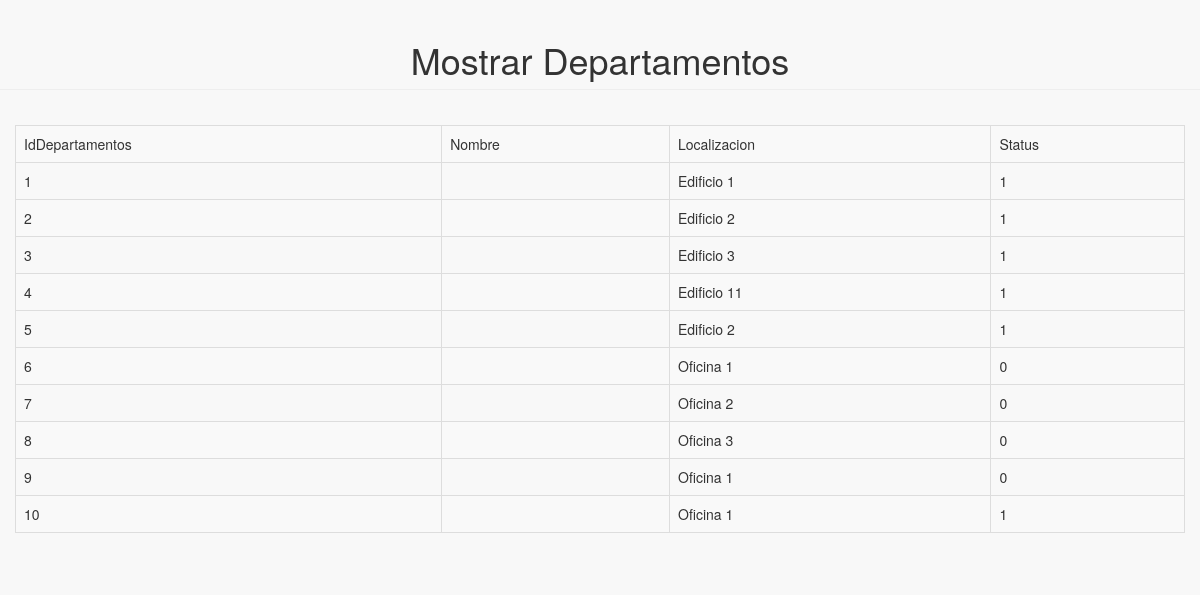
The app's page /MostrarRHDepartamentos.php with its own data.
### tables this page shows
CREATE TABLE `rhdepartamentos` (
  `IdDepartamentos` int(3) NOT NULL,
  `Nombre` varchar(20) NOT NULL,
  `Localizacion` varchar(15) NOT NULL,
  `Status` tinyint(1) NOT NULL
);

### MostrarRHDepartamentos.php (the view, shortened to what this page needs)
<?php require_once('Connections/localhost.php'); ?>
<?php
$maxRows_R18 = 10;
$pageNum_R18 = 0;
$startRow_R18 = $pageNum_R18 * $maxRows_R18;
$query_R18 = "SELECT * FROM rhdepartamentos";
$query_limit_R18 = sprintf("%s LIMIT %d, %d", $query_R18, $startRow_R18, $maxRows_R18);
$R18 = mysql_query($query_limit_R18, $localhost) or die(mysql_error());
$row_R18 = mysql_fetch_assoc($R18);
?><!DOCTYPE html PUBLIC "-//W3C//DTD XHTML 1.0 Transitional//EN" "http://www.w3.org/TR/xhtml1/DTD/xhtml1-transitional.dtd">
<html xmlns="http://www.w3.org/1999/xhtml">
<head>
    <link href="vendor/bootstrap/css/bootstrap.min.css" rel="stylesheet">
    <link href="vendor/metisMenu/metisMenu.min.css" rel="stylesheet">
    <link href="dist/css/sb-admin-2.css" rel="stylesheet">
    <link href="vendor/font-awesome/css/font-awesome.min.css" rel="stylesheet" type="text/css">
</head>
<body>
<div align="center">
                    <h1 class="page-header">Mostrar Departamentos</h1>
</div>
<div align="center" class="panel-body">
<div  class="table-responsive">
<form id="form1" name="form1" method="post" action="">
  <table border="1" class="table table-striped table-bordered table-hover">
    <tr>
      <td>IdDepartamentos</td>
      <td>Nombre</td>
      <td>Localizacion</td>
      <td>Status</td>
    </tr>
    <?php do { ?>
      <tr>
        <td><?php echo $row_R18['IdDepartamentos']; ?></td>
        <td><?php echo $row_R18['Nombre']; ?></td>
        <td><?php echo $row_R18['Localizacion']; ?></td>
        <td><?php echo $row_R18['Status']; ?></td>
      </tr>
      <?php } while ($row_R18 = mysql_fetch_assoc($R18)); ?>
  </table>
</form>
</body>
</html>

### records on screen
rhdepartamentos: IdDepartamentos "1", Localizacion "Edificio 1", Status "1"
rhdepartamentos: IdDepartamentos "2", Localizacion "Edificio 2", Status "1"
rhdepartamentos: IdDepartamentos "3", Localizacion "Edificio 3", Status "1"
rhdepartamentos: IdDepartamentos "4", Localizacion "Edificio 11", Status "1"
rhdepartamentos: IdDepartamentos "5", Localizacion "Edificio 2", Status "1"
rhdepartamentos: IdDepartamentos "6", Localizacion "Oficina 1", Status "0"
rhdepartamentos: IdDepartamentos "7", Localizacion "Oficina 2", Status "0"
rhdepartamentos: IdDepartamentos "8", Localizacion "Oficina 3", Status "0"
rhdepartamentos: IdDepartamentos "9", Localizacion "Oficina 1", Status "0"
rhdepartamentos: IdDepartamentos "10", Localizacion "Oficina 1", Status "1"
